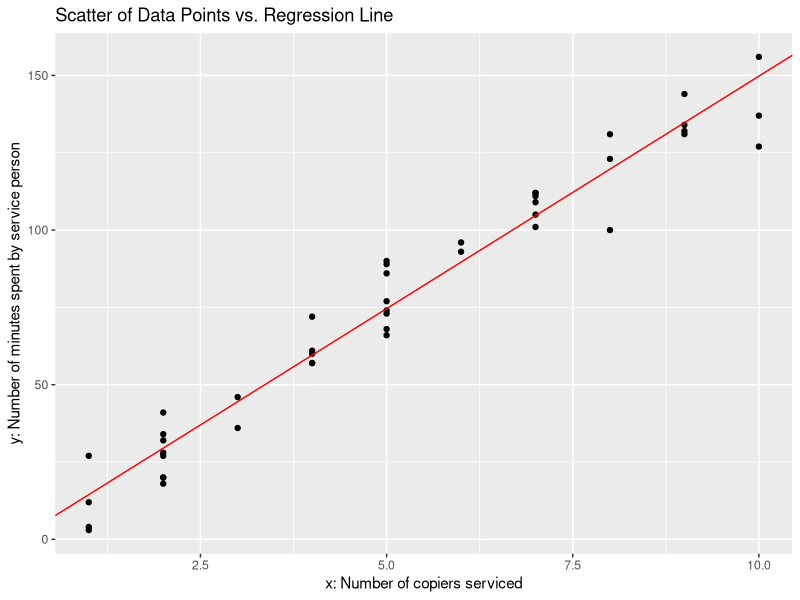
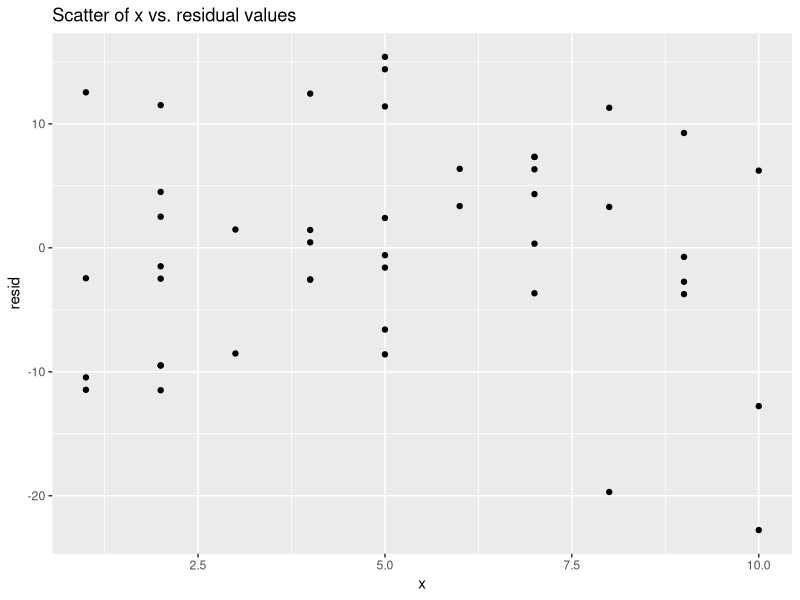

Here is the R script that generated these plots, in order:
# Eric Zhang
# W4315
# HW 3


setwd('C:/Users/Jack/Desktop/Columbia Masters/Spring 2016 Courses/Linear Regression')

# read table of data
raw_data = read.delim('Homework_2_data.txt', header = FALSE, sep = '')

# separate x and y values
y = raw_data[,1]
x = raw_data[,2]

# N
N = length(x)


# Problem 1 ------------------------------------------------------------------------------

# Part a
# compute b_0 and b_1
b_1 = as.numeric(((x - mean(x)) %*% (y - mean(y))) / sum((x - mean(x))^2))
b_0 = as.numeric(mean(y) - b_1 * mean(x))


# Part b
library(ggplot2)

qplot(x,y,main = 'Scatter of Data Points vs. Regression Line', xlab = 'x: Number of copiers serviced',
      ylab = 'y: Number of minutes spent by service person') +
geom_abline(intercept = b_0, slope = b_1, color = 'red')

# Compute residuals
resid = y - (b_0 + b_1 * x)

# Plotting scatter of residuals
qplot(x, resid, main = 'Scatter of x vs. residual values')

# Breusch-Pagan test for homoscedasticity
library(lmtest)
bptest(y~x)


# Problem 2 ------------------------------------------------------------------------------

# Part a
b_1 - qt(1-0.1/2,N-2,0) #lower limit of CI
b_1 + qt(1-0.1/2,N-2,0) #upper limit of CI

# Part b
sqrt((sum(resid^2)/(N-2))/sum((x-mean(x))^2)) #s^2{b1}

qt(1-0.1/2,N-2,0)

# Part d
qt(1-0.05,N-2,0)

